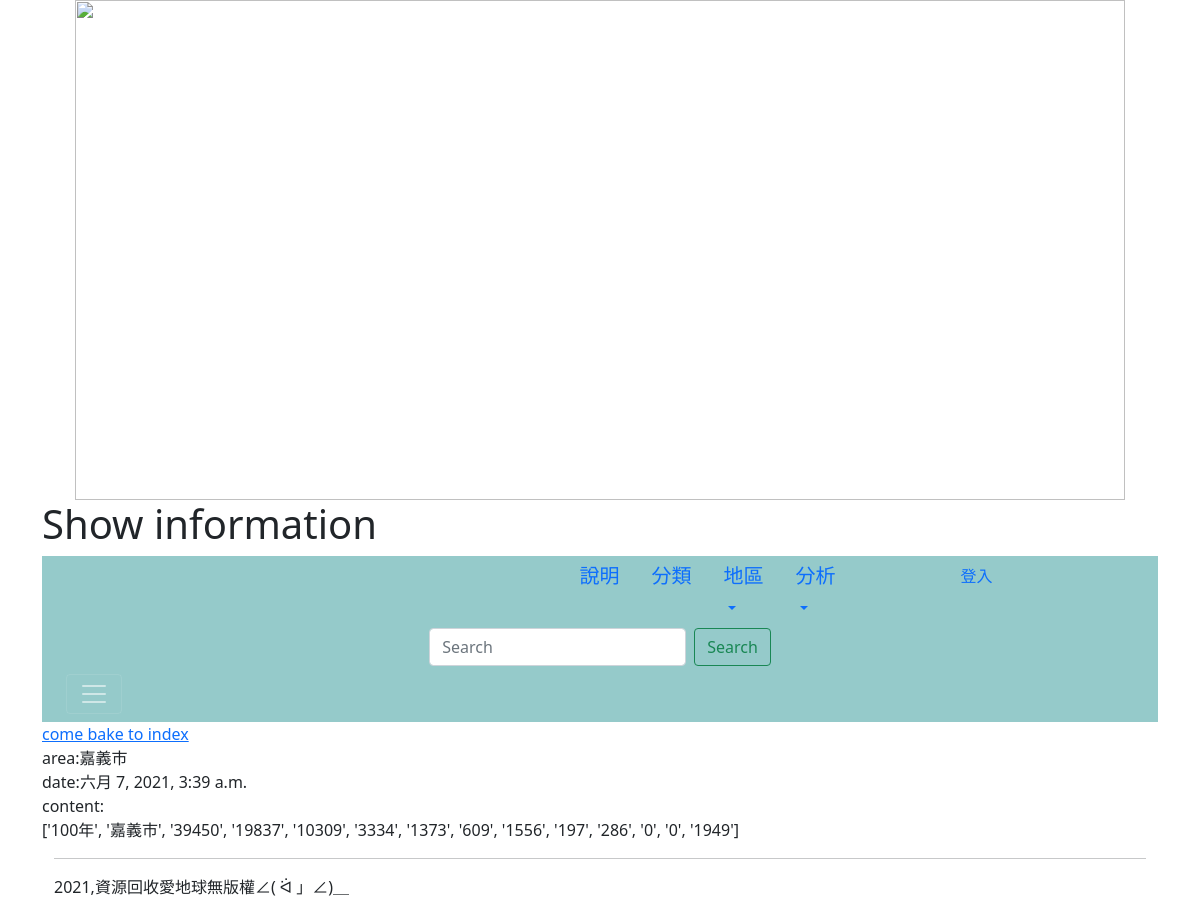
The app's page /show59/ with its own data.
### mysite/models.py (models this page shows, shortened)
class Post(models.Model):
    year = models.CharField(max_length=200)
    title = models.CharField(max_length=200)
    body = models.TextField()
    pub_date = models.DateTimeField(default=timezone.now)
    class Meta:
        ordering = ('-pub_date',)

### mysite/views.py (the view)
# urls.py: path('show<int:id>/', show),
def show(request, id):
	try:
		target=Post.objects.get(id=id)
	except:
		return redirect("/")
	return render(request, "showpost.html", locals())

### templates/showpost.html (shortened to what this page needs)
{% extends "base.html" %}
{% block headmessage %} <h1>Show information</h1> {% endblock %}
{% block content %}
<a href="/">come bake to index</a><br>
area:{{target.title}}<br>
date:{{target.pub_date}}<br>
content:<br>
{{target.body}}
{% endblock %}

### records on screen
Post: title "嘉義市", pub_date "六月 7, 2021, 3:39 a.m.", body "['100年', '嘉義市', '39450', '19837', '10309', '3334', '1373', '609', '1556', '197', '286', '0', '0', '1949']"
